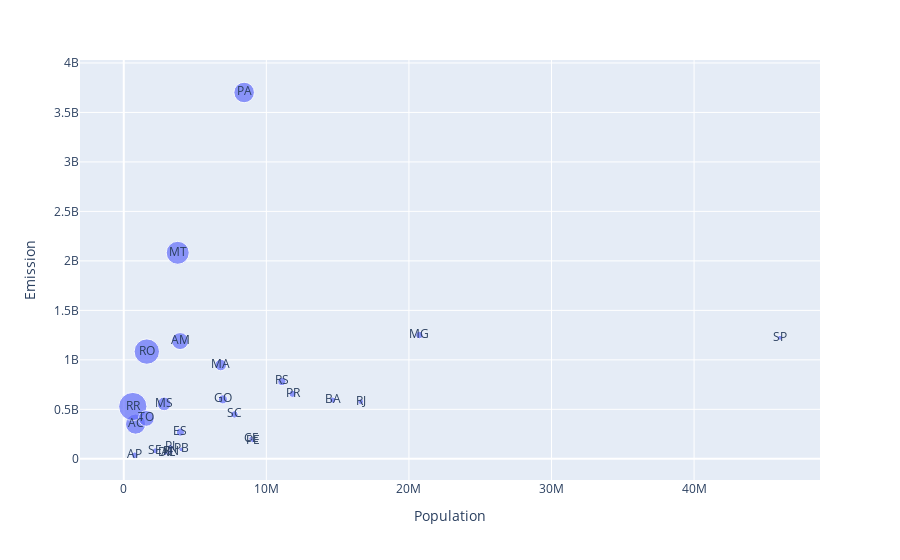

Source (notebook cell):
### Code cell
import plotly.express as px

px.scatter(emission_per_capita, x= 'Population', y = 'Emission',  size = 'per_capita', text =emission_per_capita.index )

### Figure 1 — Plotly figure (JSON) as saved in the notebook; plotly's stock layout.template omitted (floating-point values rounded to 4 significant figures)
{"data": [{"hovertemplate": "Population=%{x}<br>Emission=%{y}<br>per_capita=%{marker.size}<br>UF=%{text}<extra></extra>", "legendgroup": "", "marker": {"color": "#636efa", "size": [422.5, 20.03, 301.0, 46.09, 40.47, 22.77, 19.39, 67.86, 86.44, 139.3, 60.32, 195.9, 550.1, 438.4, 23.65, 20.29, 35.07, 55.49, 34.71, 21.86, 670.3, 832.1, 70.48, 57.77, 36.71, 26.58, 257.7], "sizemode": "area", "sizeref": 2.08, "symbol": "circle"}, "mode": "markers+text", "name": "", "orientation": "v", "showlegend": false, "text": ["AC", "AL", "AM", "AP", "BA", "CE", "DF", "ES", "GO", "MA", "MG", "MS", "MT", "PA", "PB", "PE", "PI", "PR", "RJ", "RN", "RO", "RR", "RS", "SC", "SE", "SP", "TO"], "type": "scatter", "x": [829780, 3125254, 3952262, 774268, 14659023, 8936431, 2923369, 3975100, 6950976, 6800605, 20732660, 2833742, 3784239, 8442962, 4030961, 9051113, 3270174, 11835379, 16615526, 3303953, 1616379, 634805, 11088065, 7762154, 2211868, 46024937, 1584306], "xaxis": "x", "y": [350500000.0, 62610000.0, 1190000000.0, 35680000.0, 593200000.0, 203500000.0, 56690000.0, 269800000.0, 600800000.0, 947600000.0, 1251000000.0, 555100000.0, 2082000000.0, 3702000000.0, 95330000.0, 183600000.0, 114700000.0, 656800000.0, 576700000.0, 72240000.0, 1084000000.0, 528200000.0, 781500000.0, 448400000.0, 81190000.0, 1223000000.0, 408200000.0], "yaxis": "y"}], "layout": {"legend": {"itemsizing": "constant", "tracegroupgap": 0}, "margin": {"t": 60}, "xaxis": {"anchor": "y", "domain": [0, 1], "title": {"text": "Population"}}, "yaxis": {"anchor": "x", "domain": [0, 1], "title": {"text": "Emission"}}}}
